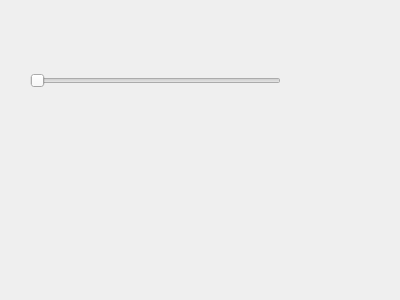
<?xml version="1.0" encoding="UTF-8"?>
<ui version="4.0">
 <class>debugWindow</class>
 <widget class="QWidget" name="debugWindow">
  <property name="geometry">
   <rect>
    <x>0</x>
    <y>0</y>
    <width>400</width>
    <height>300</height>
   </rect>
  </property>
  <property name="windowTitle">
   <string>Form</string>
  </property>
  <widget class="QWidget" name="horizontalLayoutWidget">
   <property name="geometry">
    <rect>
     <x>30</x>
     <y>50</y>
     <width>251</width>
     <height>61</height>
    </rect>
   </property>
   <layout class="QHBoxLayout" name="horizontalLayout">
    <item>
     <widget class="QSlider" name="horizontalSlider">
      <property name="orientation">
       <enum>Qt::Horizontal</enum>
      </property>
     </widget>
    </item>
   </layout>
  </widget>
 </widget>
 <resources/>
 <connections/>
</ui>
